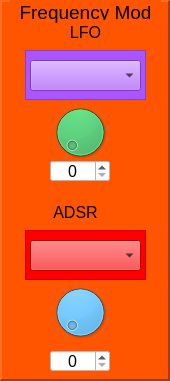
     <widget class="QFrame" name="frame_MsoFreqMod">
      <property name="geometry">
       <rect>
        <x>540</x>
        <y>0</y>
        <width>170</width>
        <height>381</height>
       </rect>
      </property>
      <property name="styleSheet">
       <string notr="true">background-color: rgb(255, 85, 0);</string>
      </property>
      <property name="frameShape">
       <enum>QFrame::Panel</enum>
      </property>
      <property name="frameShadow">
       <enum>QFrame::Raised</enum>
      </property>
      <property name="lineWidth">
       <number>2</number>
      </property>
      <property name="midLineWidth">
       <number>2</number>
      </property>
      <widget class="QLabel" name="label_63">
       <property name="geometry">
        <rect>
         <x>10</x>
         <y>0</y>
         <width>151</width>
         <height>25</height>
        </rect>
       </property>
       <property name="font">
        <font>
         <pointsize>14</pointsize>
        </font>
       </property>
       <property name="text">
        <string>Frequency Mod</string>
       </property>
       <property name="alignment">
        <set>Qt::AlignCenter</set>
       </property>
      </widget>
      <widget class="QLabel" name="label_64">
       <property name="geometry">
        <rect>
         <x>50</x>
         <y>200</y>
         <width>51</width>
         <height>25</height>
        </rect>
       </property>
       <property name="font">
        <font>
         <pointsize>12</pointsize>
        </font>
       </property>
       <property name="text">
        <string>ADSR</string>
       </property>
       <property name="alignment">
        <set>Qt::AlignCenter</set>
       </property>
      </widget>
      <widget class="QLabel" name="label_65">
       <property name="geometry">
        <rect>
         <x>60</x>
         <y>20</y>
         <width>51</width>
         <height>25</height>
        </rect>
       </property>
       <property name="font">
        <font>
         <pointsize>12</pointsize>
        </font>
       </property>
       <property name="text">
        <string>LFO</string>
       </property>
       <property name="alignment">
        <set>Qt::AlignCenter</set>
       </property>
      </widget>
      <widget class="QComboBox" name="comboBox_MsoFreqModLFO">
       <property name="geometry">
        <rect>
         <x>30</x>
         <y>60</y>
         <width>111</width>
         <height>31</height>
        </rect>
       </property>
       <property name="font">
        <font>
         <pointsize>10</pointsize>
        </font>
       </property>
       <property name="focusPolicy">
        <enum>Qt::NoFocus</enum>
       </property>
       <property name="styleSheet">
        <string notr="true">
border-color: rgb(0, 0, 0);
background-color: rgb(170, 85, 255);
</string>
       </property>
       <property name="currentText">
        <string/>
       </property>
       <property name="currentIndex">
        <number>-1</number>
       </property>
       <property name="maxVisibleItems">
        <number>10</number>
       </property>
      </widget>
      <widget class="QComboBox" name="comboBox_MsoFreqModAdsr">
       <property name="geometry">
        <rect>
         <x>30</x>
         <y>240</y>
         <width>111</width>
         <height>31</height>
        </rect>
       </property>
       <property name="font">
        <font>
         <pointsize>10</pointsize>
        </font>
       </property>
       <property name="focusPolicy">
        <enum>Qt::NoFocus</enum>
       </property>
       <property name="styleSheet">
        <string notr="true">
border-color: rgb(0, 0, 0);
background-color: rgb(255, 0, 0);
</string>
       </property>
       <property name="currentText">
        <string/>
       </property>
       <property name="currentIndex">
        <number>-1</number>
       </property>
       <property name="maxVisibleItems">
        <number>10</number>
       </property>
      </widget>
      <widget class="QDial" name="dial_MsoFreqModLFOLevel">
       <property name="geometry">
        <rect>
         <x>50</x>
         <y>100</y>
         <width>60</width>
         <height>64</height>
        </rect>
       </property>
       <property name="focusPolicy">
        <enum>Qt::NoFocus</enum>
       </property>
       <property name="styleSheet">
        <string notr="true">background-color: rgb(22, 207, 75);</string>
       </property>
       <property name="maximum">
        <number>100</number>
       </property>
       <property name="value">
        <number>0</number>
       </property>
       <property name="wrapping">
        <bool>false</bool>
       </property>
       <property name="notchTarget">
        <double>8.000000000000000</double>
       </property>
       <property name="notchesVisible">
        <bool>true</bool>
       </property>
      </widget>
      <widget class="QDial" name="dial_MsoFreqModAdsrLevel">
       <property name="geometry">
        <rect>
         <x>50</x>
         <y>280</y>
         <width>60</width>
         <height>64</height>
        </rect>
       </property>
       <property name="focusPolicy">
        <enum>Qt::NoFocus</enum>
       </property>
       <property name="styleSheet">
        <string notr="true">background-color: rgb(57, 176, 255);</string>
       </property>
       <property name="maximum">
        <number>100</number>
       </property>
       <property name="value">
        <number>0</number>
       </property>
       <property name="wrapping">
        <bool>false</bool>
       </property>
       <property name="notchTarget">
        <double>8.000000000000000</double>
       </property>
       <property name="notchesVisible">
        <bool>true</bool>
       </property>
      </widget>
      <widget class="QSpinBox" name="spinBox_MsoFreqModAdsrLevel">
       <property name="geometry">
        <rect>
         <x>50</x>
         <y>350</y>
         <width>60</width>
         <height>22</height>
        </rect>
       </property>
       <property name="font">
        <font>
         <pointsize>12</pointsize>
        </font>
       </property>
       <property name="focusPolicy">
        <enum>Qt::NoFocus</enum>
       </property>
       <property name="styleSheet">
        <string notr="true">background-color: rgb(255, 255, 255);</string>
       </property>
       <property name="alignment">
        <set>Qt::AlignCenter</set>
       </property>
       <property name="readOnly">
        <bool>false</bool>
       </property>
       <property name="accelerated">
        <bool>true</bool>
       </property>
       <property name="maximum">
        <number>100</number>
       </property>
       <property name="value">
        <number>0</number>
       </property>
      </widget>
      <widget class="QSpinBox" name="spinBox_MsoFreqModLfoLevel">
       <property name="geometry">
        <rect>
         <x>50</x>
         <y>160</y>
         <width>60</width>
         <height>22</height>
        </rect>
       </property>
       <property name="font">
        <font>
         <pointsize>12</pointsize>
        </font>
       </property>
       <property name="focusPolicy">
        <enum>Qt::NoFocus</enum>
       </property>
       <property name="styleSheet">
        <string notr="true">background-color: rgb(255, 255, 255);</string>
       </property>
       <property name="alignment">
        <set>Qt::AlignCenter</set>
       </property>
       <property name="readOnly">
        <bool>false</bool>
       </property>
       <property name="accelerated">
        <bool>true</bool>
       </property>
       <property name="maximum">
        <number>100</number>
       </property>
       <property name="value">
        <number>0</number>
       </property>
      </widget>
      <widget class="QFrame" name="frame_28">
       <property name="geometry">
        <rect>
         <x>25</x>
         <y>50</y>
         <width>121</width>
         <height>50</height>
        </rect>
       </property>
       <property name="styleSheet">
        <string notr="true">background-color: rgb(170, 85, 255);</string>
       </property>
       <property name="frameShape">
        <enum>QFrame::StyledPanel</enum>
       </property>
       <property name="frameShadow">
        <enum>QFrame::Raised</enum>
       </property>
      </widget>
      <widget class="QFrame" name="frame_31">
       <property name="geometry">
        <rect>
         <x>25</x>
         <y>230</y>
         <width>121</width>
         <height>50</height>
        </rect>
       </property>
       <property name="styleSheet">
        <string notr="true">background-color: rgb(255, 0, 0);</string>
       </property>
       <property name="frameShape">
        <enum>QFrame::StyledPanel</enum>
       </property>
       <property name="frameShadow">
        <enum>QFrame::Raised</enum>
       </property>
      </widget>
      <zorder>frame_31</zorder>
      <zorder>frame_28</zorder>
      <zorder>label_63</zorder>
      <zorder>label_64</zorder>
      <zorder>label_65</zorder>
      <zorder>comboBox_MsoFreqModLFO</zorder>
      <zorder>comboBox_MsoFreqModAdsr</zorder>
      <zorder>dial_MsoFreqModLFOLevel</zorder>
      <zorder>dial_MsoFreqModAdsrLevel</zorder>
      <zorder>spinBox_MsoFreqModAdsrLevel</zorder>
      <zorder>spinBox_MsoFreqModLfoLevel</zorder>
     </widget>
